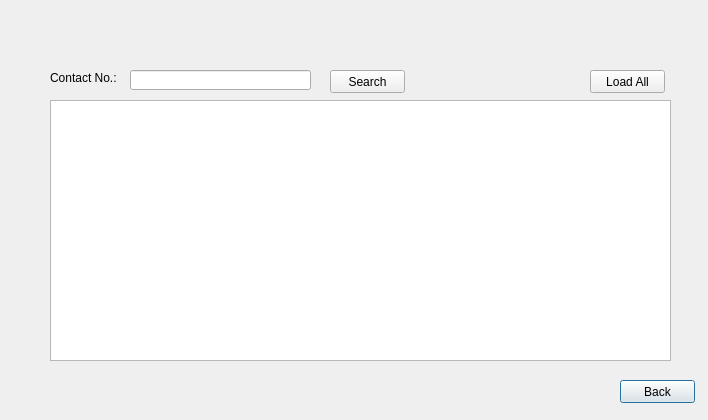
<?xml version="1.0" encoding="UTF-8"?>
<ui version="4.0">
 <class>Customer</class>
 <widget class="QDialog" name="Customer">
  <property name="geometry">
   <rect>
    <x>0</x>
    <y>0</y>
    <width>708</width>
    <height>420</height>
   </rect>
  </property>
  <property name="windowTitle">
   <string>Customer</string>
  </property>
  <property name="modal">
   <bool>true</bool>
  </property>
  <widget class="QPushButton" name="backButton">
   <property name="geometry">
    <rect>
     <x>620</x>
     <y>380</y>
     <width>75</width>
     <height>23</height>
    </rect>
   </property>
   <property name="text">
    <string>Back</string>
   </property>
  </widget>
  <widget class="QLabel" name="label">
   <property name="geometry">
    <rect>
     <x>50</x>
     <y>70</y>
     <width>71</width>
     <height>16</height>
    </rect>
   </property>
   <property name="text">
    <string>Contact No.:</string>
   </property>
  </widget>
  <widget class="QPushButton" name="searchButton">
   <property name="geometry">
    <rect>
     <x>330</x>
     <y>70</y>
     <width>75</width>
     <height>23</height>
    </rect>
   </property>
   <property name="text">
    <string>Search</string>
   </property>
  </widget>
  <widget class="QLineEdit" name="contactNo">
   <property name="geometry">
    <rect>
     <x>130</x>
     <y>70</y>
     <width>181</width>
     <height>20</height>
    </rect>
   </property>
  </widget>
  <widget class="QTableView" name="customerTableView">
   <property name="geometry">
    <rect>
     <x>50</x>
     <y>100</y>
     <width>621</width>
     <height>261</height>
    </rect>
   </property>
  </widget>
  <widget class="QPushButton" name="loadAllButton">
   <property name="geometry">
    <rect>
     <x>590</x>
     <y>70</y>
     <width>75</width>
     <height>23</height>
    </rect>
   </property>
   <property name="text">
    <string>Load All</string>
   </property>
  </widget>
 </widget>
 <resources/>
 <connections/>
</ui>
